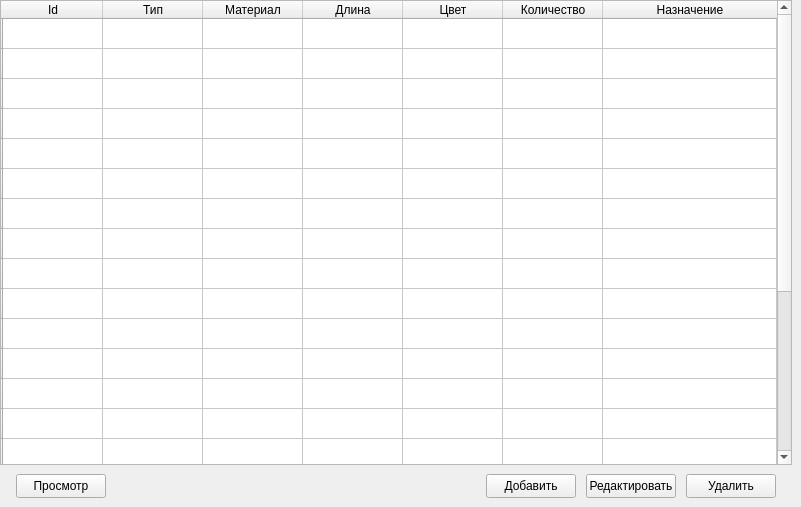
      <widget class="QWidget" name="tab_10">
       <attribute name="title">
        <string>Молнии</string>
       </attribute>
       <widget class="QTableWidget" name="tableWidget_6">
        <property name="geometry">
         <rect>
          <x>0</x>
          <y>0</y>
          <width>792</width>
          <height>465</height>
         </rect>
        </property>
        <attribute name="horizontalHeaderStretchLastSection">
         <bool>true</bool>
        </attribute>
        <row>
         <property name="text">
          <string/>
         </property>
        </row>
        <row>
         <property name="text">
          <string/>
         </property>
        </row>
        <row>
         <property name="text">
          <string/>
         </property>
        </row>
        <row>
         <property name="text">
          <string/>
         </property>
        </row>
        <row>
         <property name="text">
          <string/>
         </property>
        </row>
        <row>
         <property name="text">
          <string/>
         </property>
        </row>
        <row>
         <property name="text">
          <string/>
         </property>
        </row>
        <row>
         <property name="text">
          <string/>
         </property>
        </row>
        <row>
         <property name="text">
          <string/>
         </property>
        </row>
        <row>
         <property name="text">
          <string/>
         </property>
        </row>
        <row>
         <property name="text">
          <string/>
         </property>
        </row>
        <row>
         <property name="text">
          <string/>
         </property>
        </row>
        <row>
         <property name="text">
          <string/>
         </property>
        </row>
        <row>
         <property name="text">
          <string/>
         </property>
        </row>
        <row>
         <property name="text">
          <string/>
         </property>
        </row>
        <row>
         <property name="text">
          <string/>
         </property>
        </row>
        <row>
         <property name="text">
          <string/>
         </property>
        </row>
        <row>
         <property name="text">
          <string/>
         </property>
        </row>
        <row>
         <property name="text">
          <string/>
         </property>
        </row>
        <row>
         <property name="text">
          <string/>
         </property>
        </row>
        <row>
         <property name="text">
          <string/>
         </property>
        </row>
        <row>
         <property name="text">
          <string/>
         </property>
        </row>
        <column>
         <property name="text">
          <string>Id</string>
         </property>
        </column>
        <column>
         <property name="text">
          <string>Тип</string>
         </property>
        </column>
        <column>
         <property name="text">
          <string>Материал</string>
         </property>
        </column>
        <column>
         <property name="text">
          <string>Длина</string>
         </property>
        </column>
        <column>
         <property name="text">
          <string>Цвет</string>
         </property>
        </column>
        <column>
         <property name="text">
          <string>Количество</string>
         </property>
        </column>
        <column>
         <property name="text">
          <string>Назначение</string>
         </property>
        </column>
       </widget>
       <widget class="QPushButton" name="pushButton_29">
        <property name="geometry">
         <rect>
          <x>686</x>
          <y>474</y>
          <width>90</width>
          <height>24</height>
         </rect>
        </property>
        <property name="text">
         <string>Удалить</string>
        </property>
       </widget>
       <widget class="QPushButton" name="pushButton_30">
        <property name="geometry">
         <rect>
          <x>586</x>
          <y>474</y>
          <width>90</width>
          <height>24</height>
         </rect>
        </property>
        <property name="text">
         <string>Редактировать</string>
        </property>
       </widget>
       <widget class="QPushButton" name="pushButton_31">
        <property name="geometry">
         <rect>
          <x>16</x>
          <y>474</y>
          <width>90</width>
          <height>24</height>
         </rect>
        </property>
        <property name="text">
         <string>Просмотр</string>
        </property>
       </widget>
       <widget class="QPushButton" name="pushButton_32">
        <property name="geometry">
         <rect>
          <x>486</x>
          <y>474</y>
          <width>90</width>
          <height>24</height>
         </rect>
        </property>
        <property name="text">
         <string>Добавить</string>
        </property>
       </widget>
      </widget>
